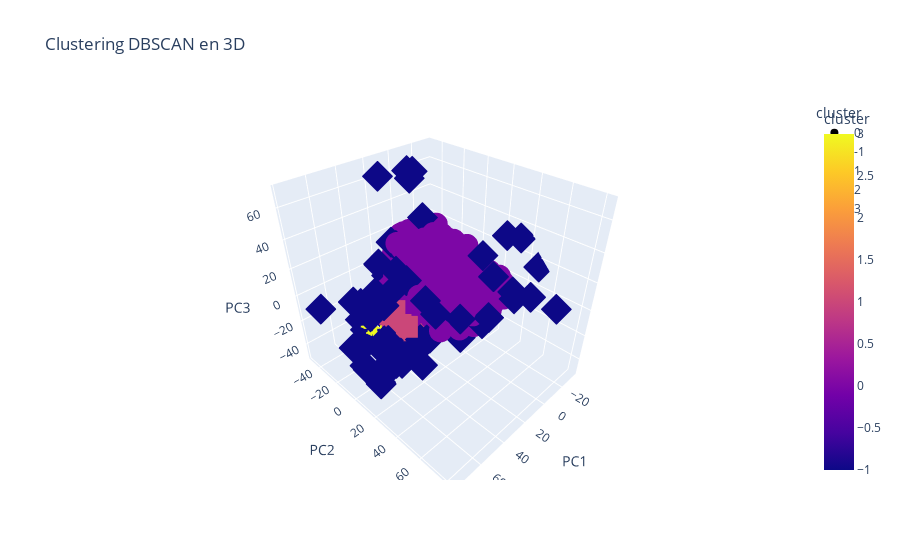

The notebook cell this image was saved under:
### Code cell
import plotly.express as px

fig = px.scatter_3d(
    X, x='PC1', y='PC2', z='PC3',
    color='cluster',
    title="Clustering DBSCAN en 3D",
    symbol='cluster'
)
fig.show()
